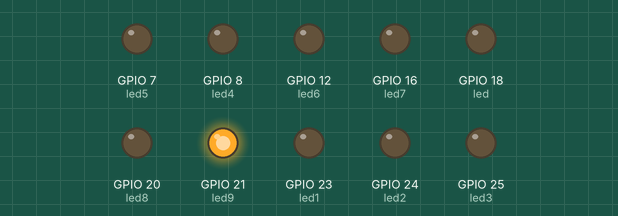
Simulated run of this program. Board: Raspberry Pi (BCM pin numbers). Parts: output pins drawn as LEDs (lit = HIGH).

Above: at 0.02 s.
At 0.32 s:
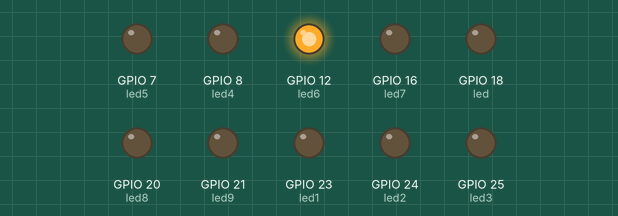
At 0.72 s:
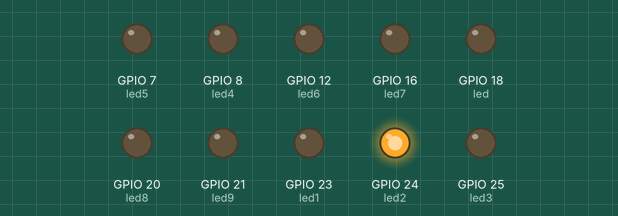
At 1.47 s:
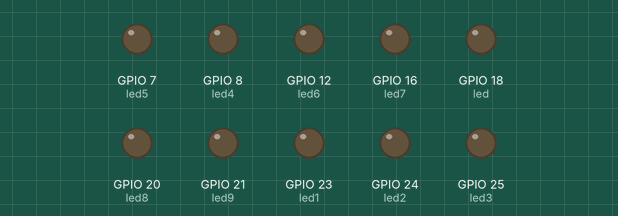
At 2.22 s:
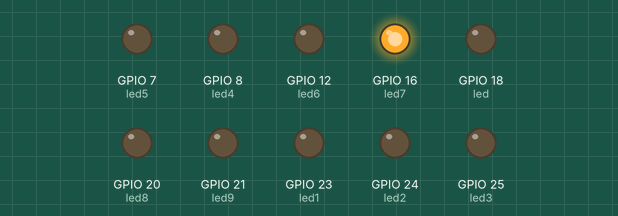
At 2.92 s:
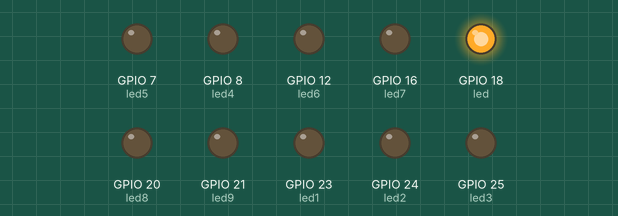
Timing chart, 0 to 3.2 s (numbered marks = the images above):
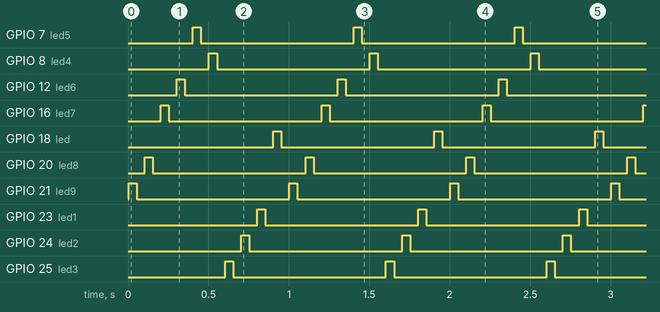

Measured:
- by itself, GPIO 7 (led5), GPIO 8 (led4), GPIO 12 (led6), GPIO 16 (led7), GPIO 18 (led), GPIO 20 (led8), GPIO 21 (led9), GPIO 23 (led1), GPIO 24 (led2), GPIO 25 (led3): alternates HIGH for 0.05 s and LOW for 0.95 s
- by itself, everything shown: repeats every 1.0 s, in 20 steps

The program:

main.py
```python
# (licence header left out)
from gpiozero import LED
from time import sleep

########## Change the number below to change the delay in seconds ##########
delay = 0.05                                                               #
############################################################################

led = LED(18)
led1 = LED(23)
led2 = LED(24)
led3 = LED(25)
led4 = LED(8)
led5 = LED(7)
led6 = LED(12)
led7 = LED(16)
led8 = LED(20)
led9 = LED(21)

while True:
  led9.toggle()
  sleep(delay)
  led9.toggle()
  sleep(delay)
  led8.toggle()
  sleep(delay)
  led8.toggle()
  sleep(delay)
  led7.toggle()
  sleep(delay)
  led7.toggle()
  sleep(delay)
  led6.toggle()
  sleep(delay)
  led6.toggle()
  sleep(delay)
  led5.toggle()
  sleep(delay)
  led5.toggle()
  sleep(delay)
  led4.toggle()
  sleep(delay)
  led4.toggle()
  sleep(delay)
  led3.toggle()
  sleep(delay)
  led3.toggle()
  sleep(delay)
  led2.toggle()
  sleep(delay)
  led2.toggle()
  sleep(delay)
  led1.toggle()
  sleep(delay)
  led1.toggle()
  sleep(delay)
  led.toggle()
  sleep(delay)
  led.toggle()
  sleep(delay)
```
